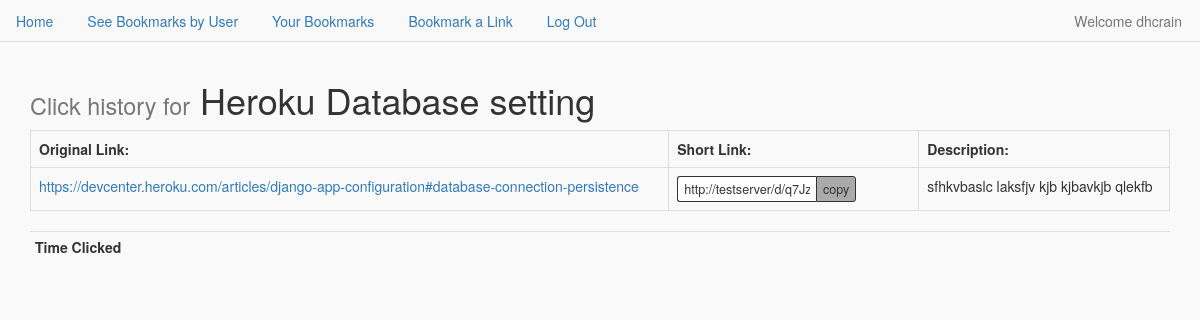
The app's page /accounts/profile/hist/1 (signed in), older data.
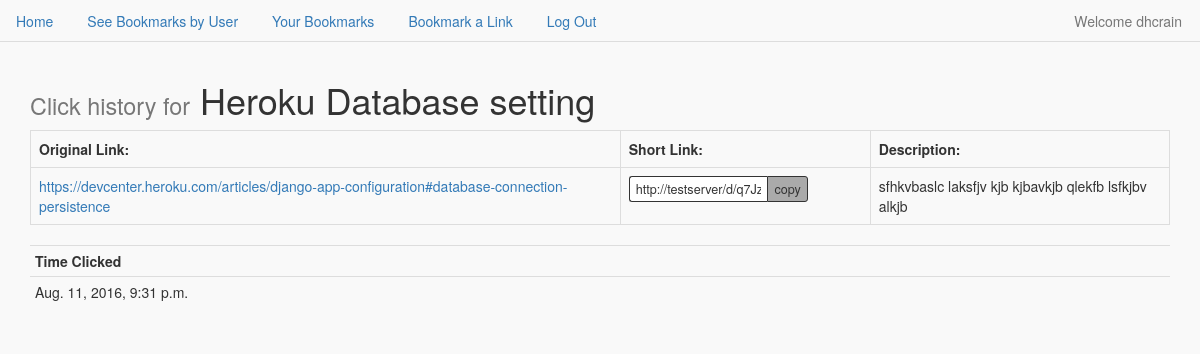
The same page, newer data.
### short_app/models.py (models this page shows, shortened)
class Bookmark(models.Model):
    title = models.CharField(max_length=60)
    description = models.TextField(blank=True)
    url = models.URLField()
    created = models.DateTimeField(auto_now_add=True)
    hash_id = models.CharField(max_length=10, null=True)
    count = models.IntegerField(default=0)
    user = models.ForeignKey(User)
    class Meta:
        ordering = ["-created"]

class Click(models.Model):
    link = models.ForeignKey(Bookmark)
    time_click = models.DateTimeField()
    class Meta:
        ordering = ["-time_click"]

### short_app/views.py (the view)
# urls.py: url(r'^accounts/profile/hist/(?P<pk>\d+)$', views.ClickView.as_view(), name='click_view'),
class ClickView(TemplateView):
    model = Click
    template_name = "short_app/click_list.html"
    def get_context_data(self, **kwargs):
        bookmark_pk = self.kwargs.get('pk')
        context = super().get_context_data(**kwargs)
        context["bookmark"] = Bookmark.objects.get(id=bookmark_pk)
        context["clicks"] = Click.objects.filter(link=bookmark_pk)
        return context

### templates/short_app/click_list.html (shortened to what this page needs)
{% extends 'base.html' %}
{% block content %}
    <h1><small>Click history for</small> {{ bookmark.title }}</h1>
    <table class="table table-bordered">
    <tr>
        <th>Original Link:</th>
        <th class="short-copy">Short Link:</th>
        <th>Description:</th>
    </tr>
    <tr>
        <td><a href="{% url 'forward_view' bookmark.hash_id %}" target="_blank" >{{ bookmark.url }}</a></td>
        <td>
            <input class="copy-text" type="text" id="website{{ mark.id }}" value="http://{{ request.get_host }}{% url 'forward_view' bookmark.hash_id %}" />
            <button class="copy-btn" data-copytarget="#website{{ mark.id }}">copy</button>
        </td>
        <td>{{ bookmark.description }}</td>
    </tr>
    </table>
    <table class="table table-condensed">
        <tr>
            <th>Time Clicked</th>
        </tr>
    {% for click in clicks %}
        <tr>
            <td>{{ click.time_click }}</td>
        </tr>
    {% endfor %}
    </table>
{% endblock %}

Row changes from the older to the newer data that the page shows:
changed Bookmark "Heroku Database setting": description "sfhkvbaslc laksfjv kjb kjbavkjb qlekfb" → "sfhkvbaslc laksfjv kjb kjbavkjb qlekfb lsfkjbv alkjb"
added Click: time_click "Aug. 11, 2016, 9:31 p.m."
